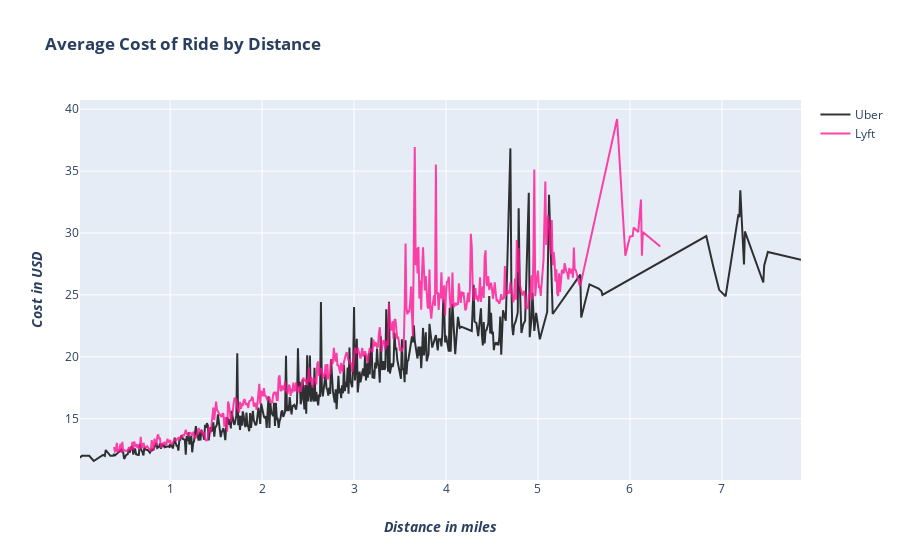

The notebook cell saved with this chart:
### Markdown cell above
### Distance vs Price

### Code cell
x=uber_df.groupby(by='distance')['price'].mean().index.values
y=uber_df.groupby(by='distance')['price'].mean().values
name='Uber'
color='black'
opacity=0.8
trace4a = plot_line_chart(x, y, color, name, opacity)

x=lyft_df.groupby(by='distance')['price'].mean().index.values
y=lyft_df.groupby(by='distance')['price'].mean().values
name='Lyft'
color='deeppink'
opacity=0.8
trace4b = plot_line_chart(x, y, color, name, opacity)

layout = layout_details('<b>Average Cost of Ride by Distance</b>', '<b><i>Distance in miles</i></b>', 
                        '<b><i>Cost in USD</i></b>')
display_trace([trace4a, trace4b], layout)

### Figure 1 — Plotly figure (JSON) as saved in the notebook; plotly's stock layout.template omitted (floating-point values rounded to 4 significant figures; data arrays with more than 128 entries replaced by an {"elided": "..."} marker saying what was removed)
{"data": [{"opacity": 0.8, "name": "Uber", "y": {"elided": "410 float values"}, "marker": {"color": "black"}, "x": {"elided": "410 float values"}, "type": "scatter"}, {"opacity": 0.8, "name": "Lyft", "y": {"elided": "512 float values"}, "marker": {"color": "deeppink"}, "x": {"elided": "512 float values"}, "type": "scatter"}], "layout": {"yaxis": {"title": {"text": "<b><i>Cost in USD</i></b>"}}, "xaxis": {"title": {"text": "<b><i>Distance in miles</i></b>"}}, "title": {"text": "<b>Average Cost of Ride by Distance</b>"}}}
